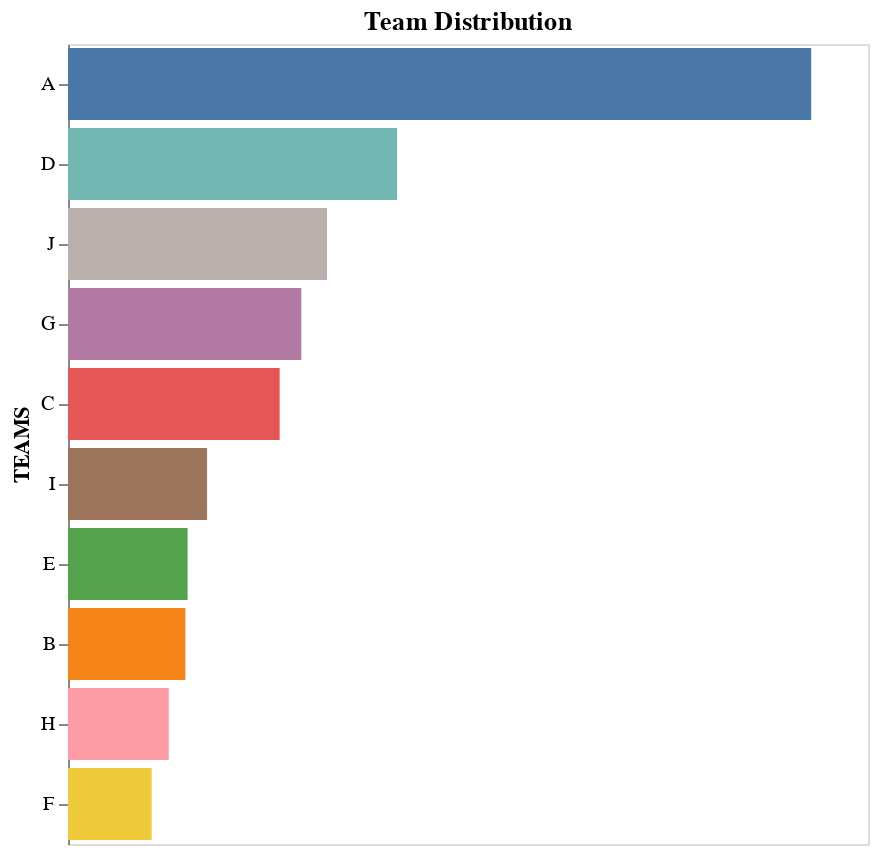

The notebook cell saved with this chart:
### Code cell
# Create a pie chart
team_totals = df.groupby('TEAMS')['TOTAL'].sum().reset_index()
pie_chart = alt.Chart(team_totals).mark_bar().encode(
    alt.X('TOTAL:Q', axis=None),
    alt.Y('TEAMS:O', sort='-x'),
    color=alt.Color('TEAMS:N', legend=None)
).properties(
    width=400,
    height=400,
    title='Team Distribution Ranking'
)

pie_chart

### Figure 1 — Vega-Lite specification as saved in the notebook (floating-point values rounded to 4 significant figures)
{"config": {"view": {"continuousWidth": 300, "continuousHeight": 300}}, "data": {"name": "data-4eefc21ecf513b928a8fe40267b0b4f8"}, "mark": {"type": "bar"}, "encoding": {"color": {"field": "TEAMS", "legend": null, "type": "nominal"}, "x": {"axis": null, "field": "TOTAL", "type": "quantitative"}, "y": {"field": "TEAMS", "sort": "-x", "type": "ordinal"}}, "height": 400, "title": "Team Distribution", "width": 400, "$schema": "https://vega.github.io/schema/vega-lite/v5.17.0.json", "datasets": {"data-4eefc21ecf513b928a8fe40267b0b4f8": [{"TEAMS": "A ", "TOTAL": 4645167}, {"TEAMS": "B", "TOTAL": 733546}, {"TEAMS": "C", "TOTAL": 1322786}, {"TEAMS": "D", "TOTAL": 2056624}, {"TEAMS": "E", "TOTAL": 747454}, {"TEAMS": "F", "TOTAL": 523001}, {"TEAMS": "G", "TOTAL": 1458473}, {"TEAMS": "H", "TOTAL": 629989}, {"TEAMS": "I", "TOTAL": 869108}, {"TEAMS": "J", "TOTAL": 1618937}]}}
